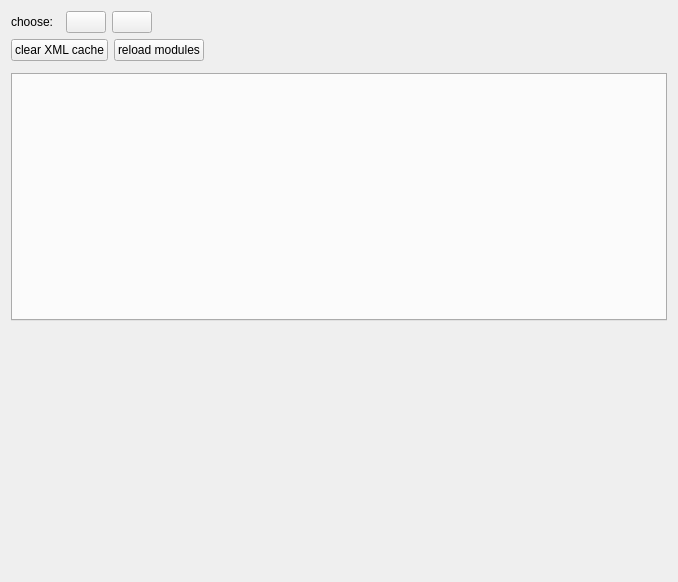
<?xml version="1.0" encoding="UTF-8"?>
<ui version="4.0">
 <class>CommandLineModulesViewControls</class>
 <widget class="QWidget" name="CommandLineModulesViewControls">
  <property name="geometry">
   <rect>
    <x>0</x>
    <y>0</y>
    <width>678</width>
    <height>582</height>
   </rect>
  </property>
  <property name="minimumSize">
   <size>
    <width>0</width>
    <height>0</height>
   </size>
  </property>
  <property name="windowTitle">
   <string>QmitkTemplate</string>
  </property>
  <layout class="QHBoxLayout" name="horizontalLayout_3">
   <item>
    <layout class="QVBoxLayout" name="verticalLayout">
     <item>
      <layout class="QHBoxLayout" name="horizontalLayout">
       <item>
        <widget class="QLabel" name="m_ChooseLabel">
         <property name="sizePolicy">
          <sizepolicy hsizetype="Fixed" vsizetype="Fixed">
           <horstretch>0</horstretch>
           <verstretch>0</verstretch>
          </sizepolicy>
         </property>
         <property name="toolTip">
          <string/>
         </property>
         <property name="text">
          <string>choose:</string>
         </property>
        </widget>
       </item>
       <item>
        <widget class="QmitkCmdLineModuleMenuComboBox" name="m_ComboBox" native="true"/>
       </item>
       <item>
        <widget class="QPushButton" name="m_RestoreDefaults">
         <property name="sizePolicy">
          <sizepolicy hsizetype="Fixed" vsizetype="Fixed">
           <horstretch>0</horstretch>
           <verstretch>0</verstretch>
          </sizepolicy>
         </property>
         <property name="toolTip">
          <string>restore default parameters</string>
         </property>
         <property name="text">
          <string/>
         </property>
        </widget>
       </item>
       <item>
        <widget class="QPushButton" name="m_RunButton">
         <property name="sizePolicy">
          <sizepolicy hsizetype="Fixed" vsizetype="Fixed">
           <horstretch>0</horstretch>
           <verstretch>0</verstretch>
          </sizepolicy>
         </property>
         <property name="toolTip">
          <string>run the command line module</string>
         </property>
         <property name="text">
          <string/>
         </property>
        </widget>
       </item>
       <item>
        <spacer name="m_HorizontalSpacer">
         <property name="orientation">
          <enum>Qt::Horizontal</enum>
         </property>
         <property name="sizeHint" stdset="0">
          <size>
           <width>40</width>
           <height>20</height>
          </size>
         </property>
        </spacer>
       </item>
      </layout>
     </item>
     <item>
      <layout class="QHBoxLayout" name="horizontalLayout_2">
       <item>
        <widget class="QPushButton" name="m_ClearXMLCache">
         <property name="text">
          <string>clear XML cache</string>
         </property>
        </widget>
       </item>
       <item>
        <widget class="QPushButton" name="m_ReloadModules">
         <property name="text">
          <string>reload modules</string>
         </property>
        </widget>
       </item>
       <item>
        <spacer name="horizontalSpacer">
         <property name="orientation">
          <enum>Qt::Horizontal</enum>
         </property>
         <property name="sizeHint" stdset="0">
          <size>
           <width>40</width>
           <height>20</height>
          </size>
         </property>
        </spacer>
       </item>
      </layout>
     </item>
     <item>
      <widget class="QWidget" name="m_RunningWidgets" native="true">
       <property name="sizePolicy">
        <sizepolicy hsizetype="Preferred" vsizetype="Preferred">
         <horstretch>0</horstretch>
         <verstretch>0</verstretch>
        </sizepolicy>
       </property>
      </widget>
     </item>
     <item>
      <widget class="QTabWidget" name="m_TabWidget">
       <property name="currentIndex">
        <number>-1</number>
       </property>
       <property name="tabsClosable">
        <bool>true</bool>
       </property>
      </widget>
     </item>
     <item>
      <spacer name="verticalSpacer">
       <property name="orientation">
        <enum>Qt::Vertical</enum>
       </property>
       <property name="sizeHint" stdset="0">
        <size>
         <width>20</width>
         <height>250</height>
        </size>
       </property>
      </spacer>
     </item>
    </layout>
   </item>
  </layout>
 </widget>
 <layoutdefault spacing="6" margin="11"/>
 <customwidgets>
  <customwidget>
   <class>QmitkCmdLineModuleMenuComboBox</class>
   <extends>QWidget</extends>
   <header>QmitkCmdLineModuleMenuComboBox.h</header>
   <container>1</container>
  </customwidget>
 </customwidgets>
 <resources/>
 <connections/>
</ui>
